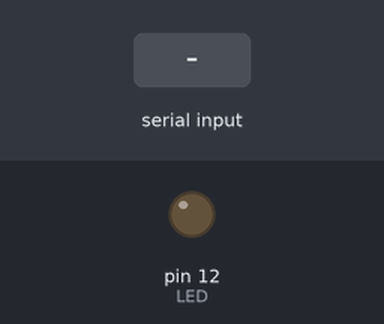
The sketch below on a simulated Arduino Uno, built with avr-gcc and run on an emulated ATmega328P. Shown: output pins drawn as LEDs (lit = HIGH). Inputs (shaded band) come from the test bench. What the sketch prints to the serial monitor is not drawn.

Above: at 1.2 s.
1.3 s: byte 1 (1) received over Serial
At 1.7 s:
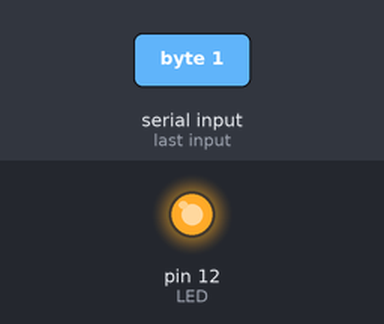
Timing chart, 0 to 4.3 s (numbered marks = the images above; inputs shaded):
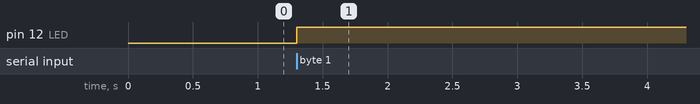

Measured:
- after the input at 1.3 s, pin 12 (LED): LOW → HIGH at once

The sketch:

led1.ino
```cpp
/* simple arduino sketch to turn the on-board led on and off from max/msp
https://cycling74.com/forums/arduino-uno-max
*/

# define LED 12             // the on-board LED
int maxData = 0;            // byte sent from max

void setup()
  {
    Serial.begin(9600);     // init the serial port
    pinMode(LED, OUTPUT);   // make pin 12 an output
    Serial.println("Hello world!");
  }

void loop()
  {
    // digitalWrite(LED, HIGH);
    // delay(1000);
    // digitalWrite(LED, LOW);
    // delay(1000);
    while(Serial.available() > 0) {
      maxData = Serial.read();
    }
    if(maxData == 1)digitalWrite(LED, HIGH);   // turn led on
    if(maxData == 0)digitalWrite(LED, LOW);    // turn led off
  }

// eof
```
